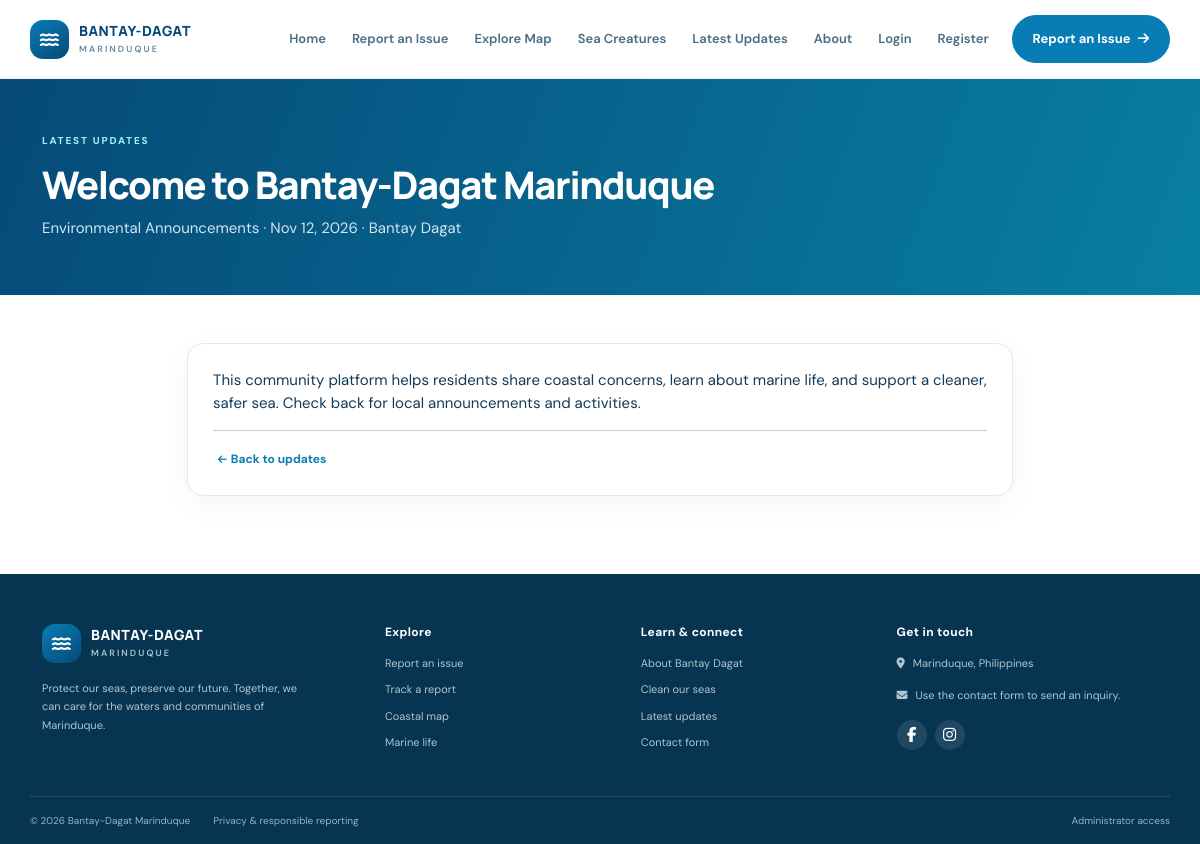
/announcement-details.php?id=1, run on the app's committed database.
### tables this page shows
CREATE TABLE IF NOT EXISTS announcements (
  announcement_id BIGINT UNSIGNED NOT NULL AUTO_INCREMENT PRIMARY KEY,
  admin_id BIGINT UNSIGNED NULL,
  title VARCHAR(200) NOT NULL,
  category ENUM('Bantay Dagat Activities','Coastal Clean-Up Drives','Marine Conservation Programs','Environmental Announcements','Community Activities','Coastal Warnings','Emergency Advisories') NOT NULL,
  description LONGTEXT NOT NULL,
  featured_image VARCHAR(255) NULL,
  publication_status ENUM('Draft','Published','Unpublished') NOT NULL DEFAULT 'Draft',
  published_at DATETIME NULL,
  created_at TIMESTAMP NOT NULL DEFAULT CURRENT_TIMESTAMP,
  updated_at TIMESTAMP NOT NULL DEFAULT CURRENT_TIMESTAMP ON UPDATE CURRENT_TIMESTAMP,
  KEY fk_announcements_admin (admin_id),
  KEY idx_announcement_status_date (publication_status, published_at),
  CONSTRAINT fk_announcements_admin FOREIGN KEY (admin_id) REFERENCES admins(admin_id) ON DELETE SET NULL ON UPDATE CASCADE
);

### config/database.php (called while the page is built, shortened)
<?php
function db(): PDO
{
    $host = getenv('BDM_DB_HOST') ?: '127.0.0.1';
    $name = getenv('BDM_DB_NAME') ?: 'bantay_dagat_marinduque';
    $user = getenv('BDM_DB_USER') ?: 'root';
    $password = getenv('BDM_DB_PASSWORD') ?: '';
    $dsn = "mysql:host={$host};dbname={$name};charset=utf8mb4";
    $pdo = new PDO($dsn, $user, $password, [
        PDO::ATTR_ERRMODE => PDO::ERRMODE_EXCEPTION,
        PDO::ATTR_DEFAULT_FETCH_MODE => PDO::FETCH_ASSOC,
        PDO::ATTR_EMULATE_PREPARES => false,
    ]);
    return $pdo;
}

### includes/functions.php (called while the page is built, shortened)
<?php
require_once __DIR__ . '/../config/database.php';
function e(mixed $value): string
{
    return htmlspecialchars((string) $value, ENT_QUOTES | ENT_SUBSTITUTE, 'UTF-8');
}

### announcement-details.php (the view, shortened to what this page needs)
<?php
require_once __DIR__ . '/includes/functions.php';
$id = filter_input(INPUT_GET, 'id', FILTER_VALIDATE_INT);
$statement = db()->prepare("SELECT a.*, COALESCE(ad.full_name, 'Bantay Dagat') AS author FROM announcements a LEFT JOIN admins ad ON ad.admin_id = a.admin_id WHERE a.announcement_id = ? AND a.publication_status = 'Published'");
$statement->execute([$id ?: 0]);
$item = $statement->fetch();
require __DIR__ . '/includes/header.php';
?>
<section class="page-hero"><div class="container"><span class="eyebrow eyebrow-light">LATEST UPDATES</span><h1><?= e($item['title'] ?? 'Update not found') ?></h1><?php if ($item): ?><p><?= e($item['category']) ?> · <?= e(date('M j, Y', strtotime($item['created_at']))) ?> · <?= e($item['author']) ?></p><?php endif; ?></div></section>
<section class="content-section"><div class="container" style="max-width:850px"><?php if ($item): ?><article class="surface-card"><?php if ($item['featured_image']): ?><img src="<?= e($item['featured_image']) ?>" alt="" class="w-100 rounded-3 mb-4" style="max-height:430px;object-fit:cover"><?php endif; ?><div class="prose"><?= nl2br(e($item['description'])) ?></div><hr><a class="text-link" href="updates.php"><i class="fa-solid fa-arrow-left me-1"></i>Back to updates</a></article><?php else: ?><div class="empty-note">This announcement may have been unpublished or removed. <a class="text-link" href="updates.php">Browse current updates</a></div><?php endif; ?></div></section>
<?php require __DIR__ . '/includes/footer.php'; ?>

### assets/css/style.css (style rules this page uses)
:root { --navy:#064a78;--blue:#087db5;--aqua:#28dde5;--pale:#eaf7fc;--ink:#123b5a;--muted:#648096;--green:#32a889;--coral:#f09169;--line:#dcebf1;--shadow:0 15px 40px rgba(11,69,101,.09) }
* { box-sizing:border-box }
body { font-family:"DM Sans",sans-serif;color:var(--ink);background:#fff;font-size:15px }
h1,h2,h3,h4,.brand { font-family:Manrope,sans-serif;letter-spacing:-.035em }
a { text-decoration:none;color:inherit }
.eyebrow { display:block;color:#2087af;font-size:10px;font-weight:800;letter-spacing:.18em;margin-bottom:14px }
.eyebrow-light { color:#9df2ed }
.text-link { color:#087db5;font-size:12px;font-weight:700 }
.text-link i { font-size:10px;margin-left:5px;transition:.2s }
.page-hero { padding:54px 0;background:linear-gradient(110deg,#064a78,#087fa3);color:white }
.page-hero h1 { font-size:38px;font-weight:800;margin:8px 0 }
.page-hero p { color:#d1e6ed;max-width:650px;margin:0;line-height:1.7 }
.content-section { padding:48px 0 78px }
.surface-card { background:white;border:1px solid var(--line);border-radius:16px;padding:25px;box-shadow:0 8px 28px rgba(10,74,104,.05) }

### data on the page
announcements: title "Welcome to Bantay-Dagat Marinduque", category "Environmental Announcements", created_at "Nov 12, 2026", description "This community platform helps residents share coastal concerns, learn about marine life, and support a cleaner, safer sea. Check back for local announcements and activities."

### other printed values
$item['author'] "Bantay Dagat"
